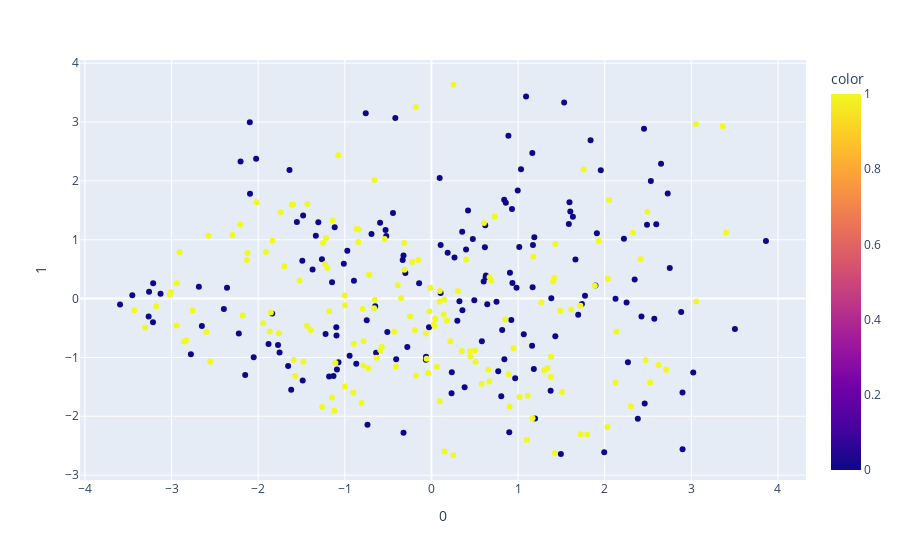

Source (notebook cell):
### Code cell
import plotly.express as px
from sklearn.decomposition import PCA

X = all_data.drop(["condition"], axis = 1)

pca = PCA(n_components=2)
components = pca.fit_transform(X)
print(pca.explained_variance_ratio_)

fig = px.scatter(components, x=0, y=1, color=all_data['condition'])
fig.show()

### Figure 1 — Plotly figure (JSON) as saved in the notebook; plotly's stock layout.template omitted (floating-point values rounded to 4 significant figures; data arrays with more than 128 entries replaced by an {"elided": "..."} marker saying what was removed)
{"data": [{"hovertemplate": "0=%{x}<br>1=%{y}<br>color=%{marker.color}<extra></extra>", "legendgroup": "", "marker": {"color": {"elided": "318 int values"}, "coloraxis": "coloraxis", "symbol": "circle"}, "mode": "markers", "name": "", "orientation": "v", "showlegend": false, "type": "scatter", "x": {"elided": "318 float values"}, "xaxis": "x", "y": {"elided": "318 float values"}, "yaxis": "y"}], "layout": {"coloraxis": {"colorbar": {"title": {"text": "color"}}, "colorscale": [[0, "#0d0887"], [0.1111, "#46039f"], [0.2222, "#7201a8"], [0.3333, "#9c179e"], [0.4444, "#bd3786"], [0.5556, "#d8576b"], [0.6667, "#ed7953"], [0.7778, "#fb9f3a"], [0.8889, "#fdca26"], [1, "#f0f921"]]}, "legend": {"tracegroupgap": 0}, "margin": {"t": 60}, "xaxis": {"anchor": "y", "domain": [0, 1], "title": {"text": "0"}}, "yaxis": {"anchor": "x", "domain": [0, 1], "title": {"text": "1"}}}}
